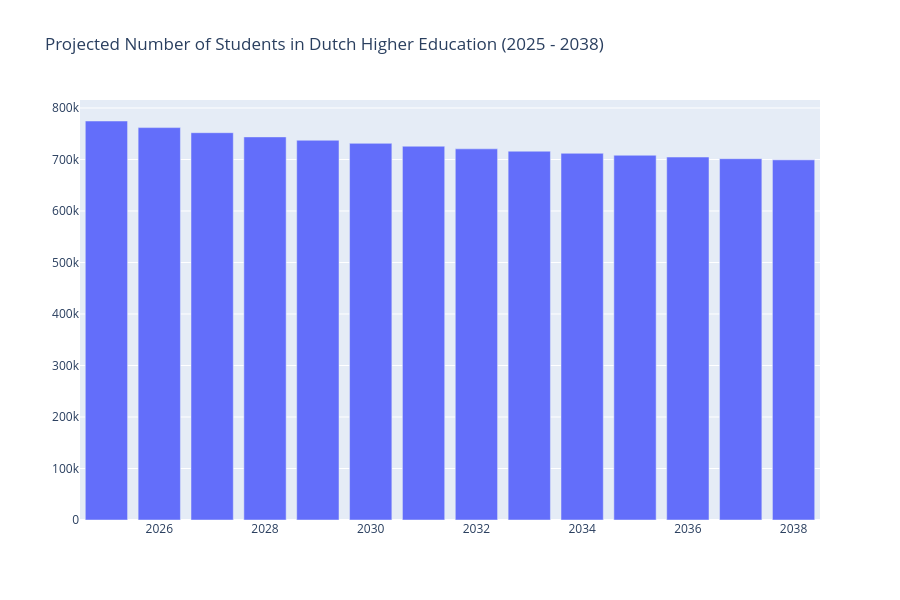

The notebook cell this image was saved under:
### Markdown cell above
## Perspective 2: Demographic Decline Threatens the Stability of Higher Education 
Although student numbers in Dutch higher education have grown for years, recent DUO projections indicate a structural decline starting from 2025.
DUO expects a decline from approximately 780,000 students in 2025 to below 700,000 by 2038. This decrease means that universities will structurally face lower student-related income. Since funding is allocated per student, the budget for education, support services, and infrastructure will also decline. This demographic shrinkage presents a fundamental challenge to the continuity of academic programs, university funding, and the regional distribution of higher education. 

#### Projected decline in student numbers will put pressure on quality and availability of education
According to DUO projections, the total number of students in Dutch higher education is expected to drop from around 780,000 in 2025 to under 700,000 by 2038. This trend is primarily driven by demographic aging and lower birth rates, leading to fewer young people eligible for university.

This projected decline poses several challenges:

- Financial pressure on universities: Fewer students means less funding, as the Dutch higher education funding model is largely based on student enrolment. This may result in cutbacks on teaching staff, infrastructure, and academic support.

- Risk of closure for smaller programs: Programs with low enrolment are particularly vulnerable and could be discontinued if downward trends continue.

- Unequal regional impact: Universities in less densely populated or shrinking regions (e.g., in the north or east of the country) are more likely to face steep enrolment declines and may struggle to maintain facilities and course offerings.

### Code cell
jaren3 = [2025, 2026, 2027, 2028, 2029, 2030, 2031, 2032, 2033, 2034, 2035, 2036, 2037, 2038]

fig5 = go.Figure([go.Bar(
    y = [student_prognoses[student_prognoses['jaar'] == jaar]['ingeschrevenen_HO'].sum() for jaar in jaren3],
    x = jaren3
)])
fig5.update_layout(title = 'Projected Number of Students in Dutch Higher Education (2025 - 2038)', height = 600)

fig5.show()

### Figure 1 — Plotly figure (JSON) as saved in the notebook; plotly's stock layout.template omitted (floating-point values rounded to 4 significant figures)
{"data": [{"type": "bar", "x": [2025, 2026, 2027, 2028, 2029, 2030, 2031, 2032, 2033, 2034, 2035, 2036, 2037, 2038], "y": [774800.0, 762000.0, 752100.0, 743900.0, 737400.0, 731400.0, 725800.0, 720700.0, 716100.0, 712000.0, 708300.0, 704800.0, 701600.0, 699300.0]}], "layout": {"height": 600, "title": {"text": "Projected Number of Students in Dutch Higher Education (2025 - 2038)"}}}
